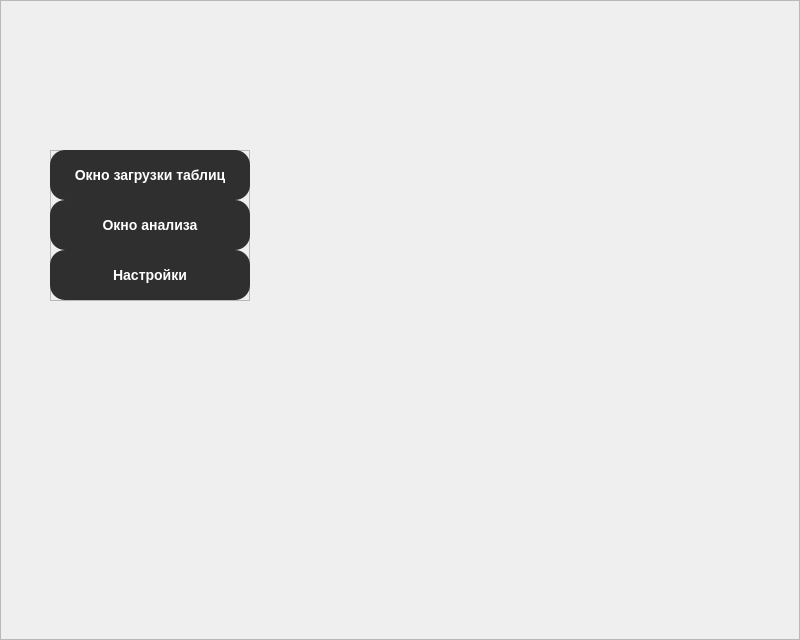
<?xml version="1.0" encoding="UTF-8"?>
<ui version="4.0">
 <class>Menu</class>
 <widget class="QWidget" name="Menu">
  <property name="geometry">
   <rect>
    <x>0</x>
    <y>0</y>
    <width>800</width>
    <height>640</height>
   </rect>
  </property>
  <property name="minimumSize">
   <size>
    <width>800</width>
    <height>640</height>
   </size>
  </property>
  <property name="windowTitle">
   <string>Form</string>
  </property>
  <property name="styleSheet">
   <string notr="true"/>
  </property>
  <widget class="QFrame" name="main_frame">
   <property name="geometry">
    <rect>
     <x>0</x>
     <y>0</y>
     <width>800</width>
     <height>640</height>
    </rect>
   </property>
   <property name="sizePolicy">
    <sizepolicy hsizetype="MinimumExpanding" vsizetype="MinimumExpanding">
     <horstretch>0</horstretch>
     <verstretch>0</verstretch>
    </sizepolicy>
   </property>
   <property name="minimumSize">
    <size>
     <width>800</width>
     <height>640</height>
    </size>
   </property>
   <property name="frameShape">
    <enum>QFrame::StyledPanel</enum>
   </property>
   <property name="frameShadow">
    <enum>QFrame::Raised</enum>
   </property>
   <widget class="QFrame" name="button_frame">
    <property name="geometry">
     <rect>
      <x>50</x>
      <y>150</y>
      <width>200</width>
      <height>151</height>
     </rect>
    </property>
    <property name="frameShape">
     <enum>QFrame::StyledPanel</enum>
    </property>
    <property name="frameShadow">
     <enum>QFrame::Raised</enum>
    </property>
    <widget class="QPushButton" name="pushButton_1">
     <property name="geometry">
      <rect>
       <x>0</x>
       <y>0</y>
       <width>200</width>
       <height>50</height>
      </rect>
     </property>
     <property name="styleSheet">
      <string notr="true">QPushButton{background-color: rgb(47, 47, 47); color: rgb(255, 255, 255);border-radius: 15px; font-weight:600  px; font-size: 14px}</string>
     </property>
     <property name="text">
      <string>Окно загрузки таблиц</string>
     </property>
    </widget>
    <widget class="QPushButton" name="pushButton_3">
     <property name="geometry">
      <rect>
       <x>0</x>
       <y>100</y>
       <width>200</width>
       <height>50</height>
      </rect>
     </property>
     <property name="styleSheet">
      <string notr="true">QPushButton{background-color: rgb(47, 47, 47); color: rgb(255, 255, 255);border-radius: 15px; font-weight:600  px; font-size: 14px}</string>
     </property>
     <property name="text">
      <string>Настройки</string>
     </property>
    </widget>
    <widget class="QPushButton" name="pushButton_2">
     <property name="geometry">
      <rect>
       <x>0</x>
       <y>50</y>
       <width>200</width>
       <height>50</height>
      </rect>
     </property>
     <property name="minimumSize">
      <size>
       <width>0</width>
       <height>0</height>
      </size>
     </property>
     <property name="styleSheet">
      <string notr="true">QPushButton{background-color: rgb(47, 47, 47); color: rgb(255, 255, 255);border-radius: 15px; font-weight:600  px; font-size: 14px}</string>
     </property>
     <property name="text">
      <string>Окно анализа</string>
     </property>
    </widget>
   </widget>
  </widget>
 </widget>
 <resources/>
 <connections/>
</ui>
